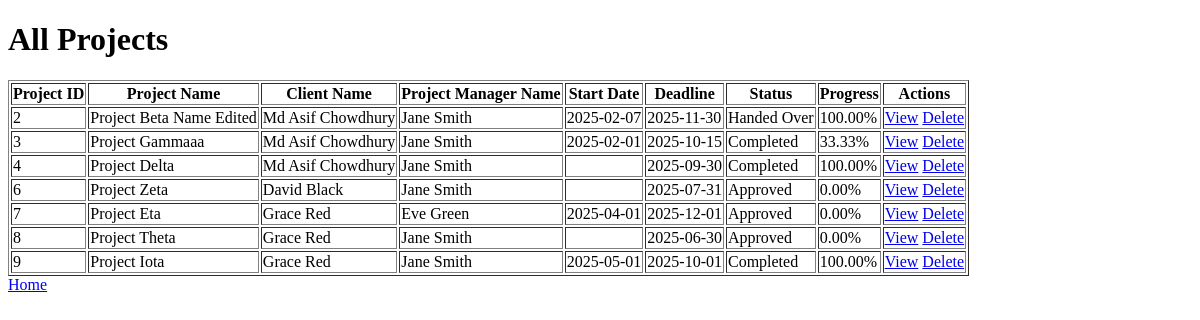
The app's page /controller/admin-project-controller.php?action=show_all_projects (signed in) with its own data.
### tables this page shows
CREATE TABLE `projects` (
  `project_id` int(11) NOT NULL,
  `client_id` int(11) NOT NULL,
  `pm_id` int(11) DEFAULT NULL,
  `name` varchar(100) NOT NULL,
  `description` text NOT NULL,
  `start_date` date DEFAULT NULL,
  `deadline` date NOT NULL,
  `status` varchar(50) NOT NULL DEFAULT 'Pending Approval',
  `type` varchar(50) NOT NULL DEFAULT 'Proposal',
  `client_feedback` text DEFAULT NULL,
  `progress` decimal(5,2) DEFAULT 0.00
);

### model/project-model.php (called while the page is built, shortened)
<?php
function getTotalProjects() {
    $conn = getDbConnection();
    $sql = "SELECT p.project_id, CONCAT(c.firstname, ' ', c.lastname) AS client_name, CONCAT(pm.firstname, ' ', pm.lastname) AS pm_name, p.name, p.description, p.start_date, p.deadline, p.status, p.progress, p.client_feedback
            FROM projects p
            JOIN usr c ON p.client_id = c.userid
            JOIN usr pm ON p.pm_id = pm.userid";
    $stmt = $conn->prepare($sql);
    $stmt->execute();
    $result = $stmt->get_result();
    $projects = [];
    while ($row = $result->fetch_assoc()) {
        $projects[] = $row;
    }
    return $projects;
}
?>

### view/admin-project-showall.php (the view, shortened to what this page needs)
<!DOCTYPE html>
<html lang="en">
<head>
    <link rel="stylesheet" href="../css/styles.css">
</head>
<body>
<h1>All Projects</h1>
<table border=1>
    <thead>
        <tr>
            <th>Project ID</th>
            <th>Project Name</th>
            <th>Client Name</th>
            <th>Project Manager Name</th>
            <th>Start Date</th>
            <th>Deadline</th>
            <th>Status</th>
            <th>Progress</th>
            <th>Actions</th>
        </tr>
    </thead>
    <tbody>
        <?php foreach ($projects as $project) { ?>
        <tr>
            <td><?php echo $project['project_id']; ?></td>
            <td><?php echo $project['name']; ?></td>
            <td><?php echo $project['client_name']; ?></td>
            <td><?php echo $project['pm_name']; ?></td>
            <td><?php echo $project['start_date']; ?></td>
            <td><?php echo $project['deadline']; ?></td>
            <td><?php echo $project['status']; ?></td>
            <td><?php echo $project['progress']; ?>%</td>
            <td>
                <a href="../controller/admin-project-controller.php?action=view_project&project_id=<?php echo $project['project_id']; ?>">View</a>
                <a href="../controller/admin-project-controller.php?action=delete_project&project_id=<?php echo $project['project_id']; ?>" onclick="return confirm('Are you sure you want to delete this project?');">Delete</a>
            </td>
        </tr>
        <?php } ?>
    </tbody>
</table>
<a href="../controller/user-dashboard-controller.php">Home</a>
</body>
</html>

### records on screen
projects: project_id "2", name "Project Beta Name Edited", client_name "Md Asif Chowdhury", pm_name "Jane Smith", start_date "2025-02-07", deadline "2025-11-30", status "Handed Over", progress "100.00"
projects: project_id "3", name "Project Gammaaa", client_name "Md Asif Chowdhury", pm_name "Jane Smith", start_date "2025-02-01", deadline "2025-10-15", status "Completed", progress "33.33"
projects: project_id "4", name "Project Delta", client_name "Md Asif Chowdhury", pm_name "Jane Smith", deadline "2025-09-30", status "Completed", progress "100.00"
projects: project_id "6", name "Project Zeta", client_name "David Black", pm_name "Jane Smith", deadline "2025-07-31", status "Approved", progress "0.00"
projects: project_id "7", name "Project Eta", client_name "Grace Red", pm_name "Eve Green", start_date "2025-04-01", deadline "2025-12-01", status "Approved", progress "0.00"
projects: project_id "8", name "Project Theta", client_name "Grace Red", pm_name "Jane Smith", deadline "2025-06-30", status "Approved", progress "0.00"
projects: project_id "9", name "Project Iota", client_name "Grace Red", pm_name "Jane Smith", start_date "2025-05-01", deadline "2025-10-01", status "Completed", progress "100.00"
